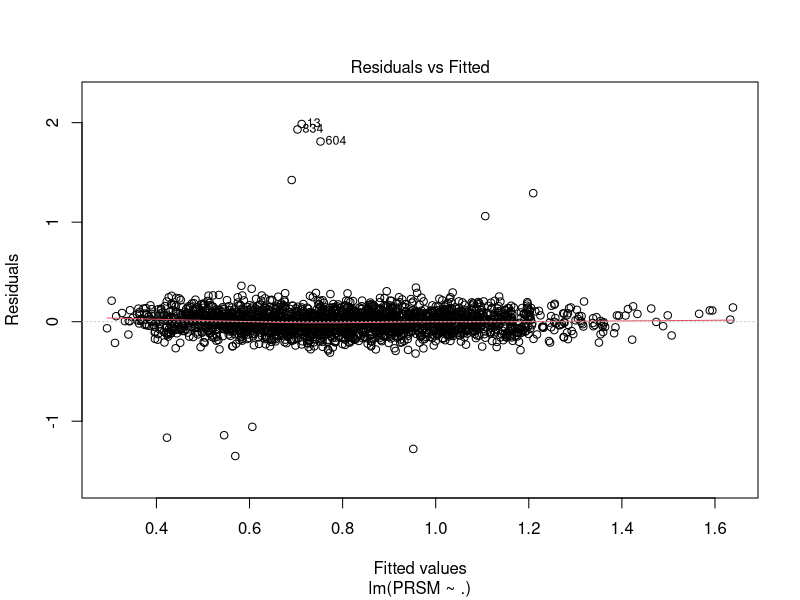
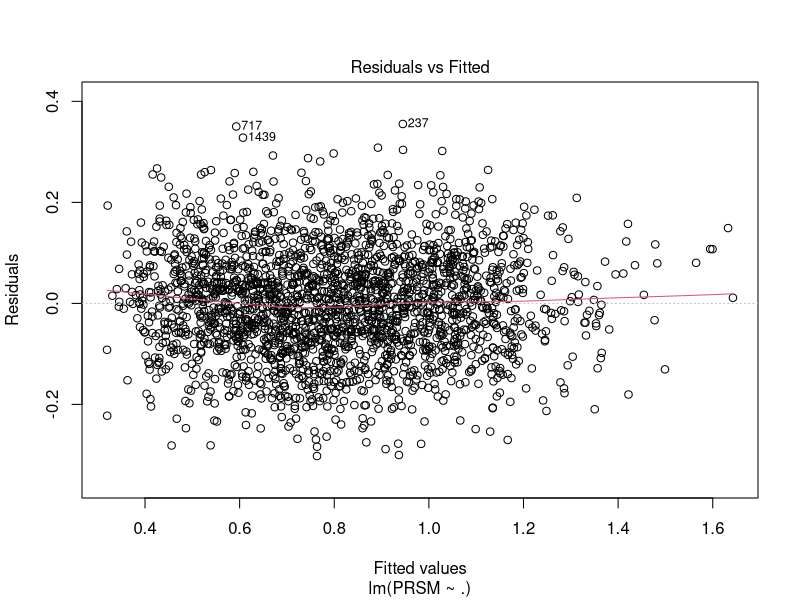
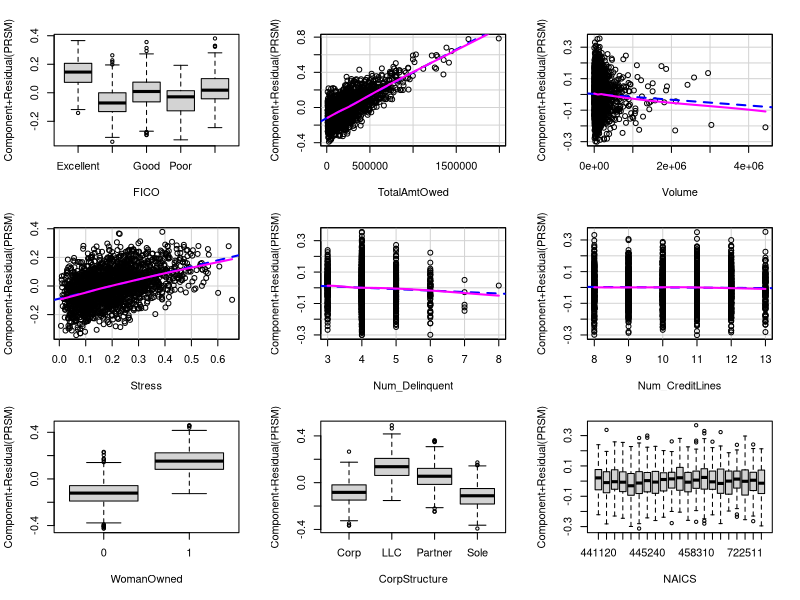
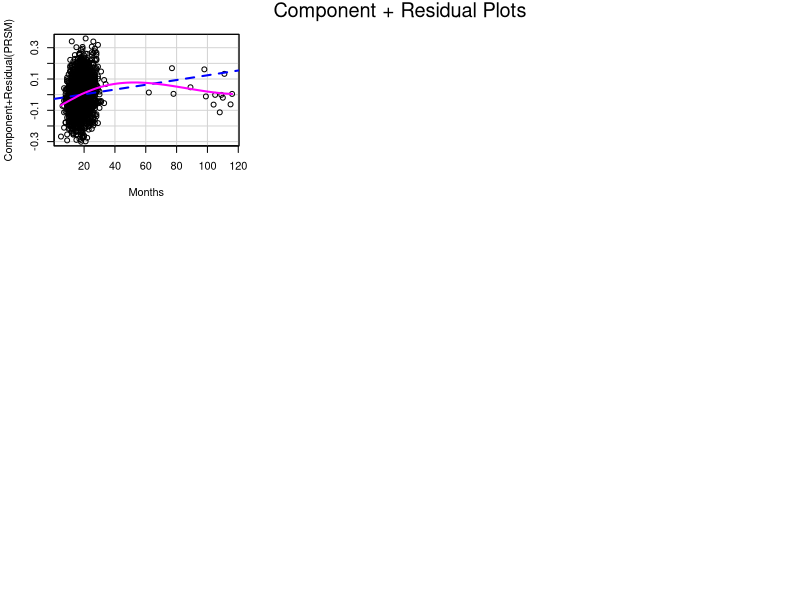
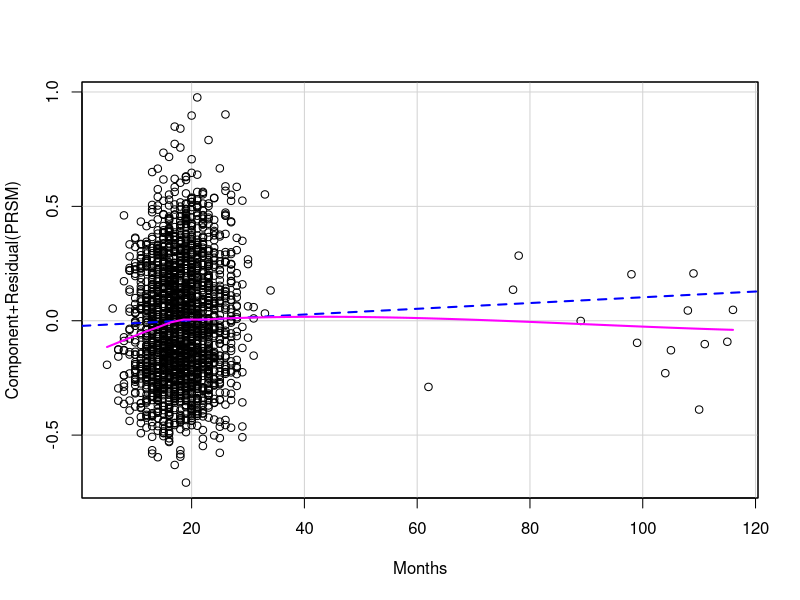

The R script that drew these images, in order:
# rm(list = ls())
# 
# # install the environment 
# library(tidyverse)
# library(caret)
# library(car)
# 
# # read the data
# installment2_id01 = read.csv("installment2_id01.csv")
# 
# # make NAICS, WomanOwned, FICO categorical variables
# 
# installment2_id01 = installment2_id01 %>%
#   mutate(NAICS = as.factor(NAICS),
#          WomanOwned = as.factor(WomanOwned),
#          CorpStructure = as.factor(CorpStructure),
#          FICO = case_when(
#            (300 <= FICO)&(FICO <= 579) ~ "Poor",
#            (580 <= FICO)&(FICO <= 669) ~ "Fair",
#            (670 <= FICO)&(FICO <= 739) ~ "Good",
#            (740 <= FICO)&(FICO <= 799) ~ "Very Good",
#            (800 <= FICO)&(FICO <= 850) ~ "Excellent",
#          ))
# 
# model_rm_outliers = lm(PRSM ~. , data = installment2_id01)
# installment2_id01$residual=residuals(model_rm_outliers)
# plot(model_rm_outliers,1)
# 
# # remove 11 outliers observed in the plot (abs(residual)>=1)
# installment2_id01 = installment2_id01 %>% 
#   filter(abs(residual)<=1) %>% 
#   dplyr::select(-residual) 
# 
# # TODO: remove after certain months
# 
# installment2_id01 = installment2_id01 %>% 
#   filter(abs(Months)<=60)
# 
# # numeric: TotalAmtOwed, Volume, Stress, Num_Delinquent, Num_CreditLines, Months
# 
# plot(installment2_id01$PRSM, installment2_id01$TotalAmtOwed); lines(lowess(installment2_id01$PRSM, installment2_id01$TotalAmtOwed))
# plot(installment2_id01$PRSM, installment2_id01$Volume)
# plot(installment2_id01$PRSM, installment2_id01$Stress)
# plot(installment2_id01$PRSM, installment2_id01$Num_Delinquent)
# plot(installment2_id01$PRSM, installment2_id01$Num_CreditLines)
# plot(installment2_id01$PRSM, installment2_id01$Months)
# 
# model_total = lm(PRSM ~ TotalAmtOwed, data = installment2_id01)
# plot(installment2_id01$TotalAmtOwed, residuals(model_total),
#      xlab = "TotalAmtOwed", ylab = "Residuals") +
# lines(lowess(installment2_id01$TotalAmtOwed, residuals(model_total))) +
# abline(h = 0, lty = 2)
# 
# model_volume = lm(PRSM ~ Volume, data = installment2_id01)
# plot(installment2_id01$Volume, residuals(model_volume),
#      xlab = "Volume", ylab = "Residuals") + 
#   lines(lowess(installment2_id01$Volume, residuals(model_volume))) +
#   abline(h = 0, lty = 2)
# 
# model_Stress = lm(PRSM ~ Stress, data = installment2_id01)
# plot(installment2_id01$Stress, residuals(model_Stress),
#      xlab = "Stress", ylab = "Residuals") +
# lines(lowess(installment2_id01$Stress, residuals(model_Stress))) +
# abline(h = 0, lty = 2)
# 
# model_Num_Delinquent = lm(PRSM ~ (Num_Delinquent), data = installment2_id01)
# plot(installment2_id01$Num_Delinquent, residuals(model_Num_Delinquent),
#      xlab = "Num_Delinquent", ylab = "Residuals") +
#   lines(lowess(installment2_id01$Num_Delinquent, residuals(model_Num_Delinquent))) +
#   abline(h = 0, lty = 2)
# 
# model_Num_CreditLines = lm(PRSM ~ Num_CreditLines, data = installment2_id01)
# plot(installment2_id01$Num_CreditLines, residuals(model_Num_CreditLines),
#      xlab = "Num_CreditLines", ylab = "Residuals") +
#   lines(lowess(installment2_id01$Num_CreditLines, residuals(model_Num_CreditLines))) +
#   abline(h = 0, lty = 2)
# 
# model_Months = lm(PRSM ~ Months, data = installment2_id01)
# plot(installment2_id01$Months, residuals(model_Months),
#      xlab = "Months", ylab = "Residuals") +
#   lines(lowess(installment2_id01$Months, residuals(model_Months))) +
#   abline(h = 0, lty = 2)
# 
# # model_0: Original model ####
# 
# model_0 = lm(PRSM ~. , data = installment2_id01)
# summary(model_0)
# 
# # FICOFair, FICOGood, FICoPoor, FICOVery Good, TotalAmtOwed, Stress, WomanOwned1,
# # CorpStructureLLC, CorpStructurePartner, CorpStructureSole, NAICS445131, Months are statistically significant (ss)
# 
# # FICOFair, FICOGood, FICoPoor, FICOVery Good, Stress, WomanOwned1, 
# # CorpStructureLLC, CorpStructurePartner, CorpStructureSole, NAICS445131, Months are discernible
# 
# ## Cross Validation ####
# 
# cv10 = trainControl(method = "cv", number = 10)
# model_0_cv = train(PRSM ~. , data = installment2_id01, method ="lm", trControl =cv10)
# print(model_0_cv) # RMSE: 0.1031926       
# 
# # model_1: Model with p_delinquent ####
# 
# installment2_id01_1 = installment2_id01 %>% 
#   mutate(p_delinquent = Num_Delinquent/Num_CreditLines)
# # p_delinquent is not ss.
# 
# model_1 = lm(PRSM ~. - Num_Delinquent - Num_CreditLines, data = installment2_id01_1)
# summary(model_1)
# 
# ## Cross Validation ####
# 
# model_1_cv = train(PRSM ~. - Num_Delinquent - Num_CreditLines, data = installment2_id01_1, method ="lm", trControl =cv10)
# print(model_1_cv) # RMSE: 0.1033768        
# 
# # model_2: Model with corpstructure & months interaction ####
# 
# model_2 = lm(PRSM ~ FICO + TotalAmtOwed + Volume + Stress + Num_Delinquent + Num_CreditLines + WomanOwned + CorpStructure*Months + NAICS, data = installment2_id01)
# summary(model_2)
# 
# ## Cross Validation ####
# 
# model_2_cv = train(PRSM ~ FICO + TotalAmtOwed + Volume + Stress + Num_Delinquent + Num_CreditLines + WomanOwned + CorpStructure*Months + NAICS, data = installment2_id01, method ="lm", trControl =cv10)
# print(model_2_cv) # RMSE: 0.1029841           
# 
# # model_3: Model with raw FICO score ####
# 
# installment2_id01_2 = read.csv("installment2_id01.csv") %>%
#   mutate(NAICS = as.factor(NAICS),
#          WomanOwned = as.factor(WomanOwned),
#          CorpStructure = as.factor(CorpStructure))
# model_rm_outliers = lm(PRSM ~. , data = installment2_id01_2)
# installment2_id01_2$residual=residuals(model_rm_outliers)
# 
# # remove 11 outliers observed in the plot (abs(residual)>=1)
# installment2_id01_2 = installment2_id01_2 %>% 
#   filter(abs(residual)<=1) %>% 
#   select(-residual) 
# 
# # remove after certain months
# model_rm_long_months = lm(PRSM ~ Months, data = installment2_id01_2)
# plot(model_rm_long_months,1)
# installment2_id01_2$fitted=fitted.values(model_rm_long_months)
# installment2_id01_2 = installment2_id01_2 %>% 
#   filter(abs(fitted)<=0.84) %>% 
#   select(-fitted) 
# 
# model_3 = lm(PRSM ~. , data = installment2_id01_2)
# summary(model_3)
# 
# ## Cross Validation ####
# 
# model_3_cv = train(PRSM ~. , data = installment2_id01_2, method ="lm", trControl =cv10)
# print(model_3_cv) # RMSE: 0.1063085     
# 
# # model_4: Model with corpstructure & months interaction + raw fico score ####
# 
# model_4 = lm(PRSM ~ FICO + TotalAmtOwed + Volume + Stress + Num_Delinquent + Num_CreditLines + WomanOwned + CorpStructure*Months + NAICS , data = installment2_id01_2)
# summary(model_4)
# 
# ## Cross Validation ####
# 
# model_4_cv = train(PRSM ~ FICO + TotalAmtOwed + Volume + Stress + Num_Delinquent + Num_CreditLines + WomanOwned + CorpStructure*Months + NAICS , data = installment2_id01_2, method ="lm", trControl =cv10)
# print(model_4_cv) # RMSE: 0.1056763  
# 
# # model_5: Model with corpstructure & months interaction + transforming totalamtowed cube ####
# 
# model_5 = lm(PRSM ~ FICO + I(TotalAmtOwed^(1/2)) + Volume + Stress + Num_Delinquent + Num_CreditLines + WomanOwned + CorpStructure*Months + NAICS, data = installment2_id01)
# summary(model_5)
# 
# ## Cross Validation ####
# 
# model_5_cv = train(PRSM ~ FICO + I(TotalAmtOwed^(1/2)) + Volume + Stress + Num_Delinquent + Num_CreditLines + WomanOwned + CorpStructure*Months + NAICS, data = installment2_id01, method ="lm", trControl =cv10)
# print(model_5_cv) # RMSE: 0.1071255      
# 
# # model_6: Model with corpstructure & months interaction + transforming totalamtowed & volume ####
# 
# model_6 = lm(PRSM ~ FICO + I(TotalAmtOwed^(0.5)) + I(Volume^(1/3)) + Stress + Num_Delinquent + Num_CreditLines + WomanOwned + CorpStructure*Months + NAICS, data = installment2_id01)
# summary(model_6)
# 
# ## Cross Validation ####
# 
# model_6_cv = train(PRSM ~ FICO + I(TotalAmtOwed^(0.5)) + I(Volume^(1/3)) + Stress + Num_Delinquent + Num_CreditLines + WomanOwned + CorpStructure*Months + NAICS, data = installment2_id01, method ="lm", trControl =cv10)
# print(model_6_cv) # RMSE: 0.1067479      
# 
# # model_7: Model with corpstructure & months interaction + remove ####
# 
# model_7 = lm(PRSM ~ FICO + TotalAmtOwed + Stress + WomanOwned + CorpStructure*Months + NAICS, data = installment2_id01)
# summary(model_7)
# 
# ## Cross Validation ####
# 
# model_7_cv = train(PRSM ~ FICO + TotalAmtOwed + I(Stress^0.5) + WomanOwned + CorpStructure*Months + NAICS, data = installment2_id01, method ="lm", trControl =cv10)
# print(model_7_cv) # RMSE: 0.1029772           
# 
# # model_8: Model with corpstructure & months interaction + transforming totalamtowed & removing volume and NAICS ####
# 
# model_8 = lm(PRSM ~ FICO + Stress + I(8*TotalAmtOwed) + WomanOwned + CorpStructure*Months, data = installment2_id01)
# summary(model_8)
# 
# ## Cross Validation ####
# 
# model_8_cv = train(PRSM ~ FICO + Stress + I(8*TotalAmtOwed) + WomanOwned + CorpStructure*Months, data = installment2_id01, method ="lm", trControl =cv10)
# print(model_8_cv) # RMSE: 0.1028501           
# 
# 
# # boxTidwell (transform)
# ?boxTidwell()
# # Evaluation 1 
# 
# evaluation_data = read_csv(file = "installment2_evaluation_data.csv")
# # here: do any necessary transformation or create any additional needed predictors
#  
# evaluation_data = evaluation_data %>%
#   mutate(NAICS = as.factor(NAICS),
#          WomanOwned = as.factor(WomanOwned),
#          CorpStructure = as.factor(CorpStructure),
#          FICO = case_when(
#            (300 <= FICO)&(FICO <= 579) ~ "Poor",
#            (580 <= FICO)&(FICO <= 669) ~ "Fair",
#            (670 <= FICO)&(FICO <= 739) ~ "Good",
#            (740 <= FICO)&(FICO <= 799) ~ "Very Good",
#            (800 <= FICO)&(FICO <= 850) ~ "Excellent",
#          ))
# 
# summary(installment2_id01$PRSM)


library(dplyr)
library(ModelMetrics)
library(MASS)
library(car)
library(caret)
library(glmnet)
library(ggplot2)

installment2_id01 <- read.csv("installment2_id01.csv")
str(installment2_id01)
summary(installment2_id01)

# make NAICS, WomanOwned, FICO categorical variables

installment2_id01 = installment2_id01 %>%
  mutate(NAICS = as.factor(substr(NAICS, 1, 6)), # TODO: talk about simplifying
         WomanOwned = as.factor(WomanOwned),
         FICO = case_when(
           (300 <= FICO)&(FICO <= 579) ~ "Poor",
           (580 <= FICO)&(FICO <= 669) ~ "Fair",
           (670 <= FICO)&(FICO <= 739) ~ "Good",
           (740 <= FICO)&(FICO <= 799) ~ "Very Good",
           (800 <= FICO)&(FICO <= 850) ~ "Excellent",
         ))

fullmodel <- lm(PRSM ~., data = installment2_id01)
plot(fullmodel,1)
installment2_id01$residual=residuals(fullmodel)

# remove 11 outliers observed in the plot (abs(residual)>=1)
installment2_id01_clean = installment2_id01 %>% 
  filter(abs(residual)<=1) %>% 
  dplyr::select(-residual) # clean data (use this!!)

model_clean = lm(PRSM ~. , data = installment2_id01_clean) 
plot(model_clean,1) # these look much better! but perhaps discuss different outlier removal techniques

summary(model_clean)


# Months seems to need transformation
crPlots(model_clean) 

# this matches hint 1 of the assignment
crPlots(lm(PRSM ~ Months, data = installment2_id01_clean))

# Transform Months Model
boxTidwell(PRSM ~ TotalAmtOwed + Volume + Stress + Num_Delinquent + Num_CreditLines + Months,
           data = installment2_id01_clean)

transformed_model <- lm(PRSM ~ . - Months + I(Months^(-1.19487)),
                        data = installment2_id01_clean)

summary(transformed_model)
rmse(transformed_model$fitted.values, installment2_id01_clean$PRSM) # 0.1018195


# Step Model
step_model <- step(transformed_model, trace = 0, direction = "both")
summary(step_model)
# Step Model removed NAICS, Num_Delinquent, and Num_CreditLines
rmse(step_model$fitted.values, installment2_id01_clean$PRSM) # RMSE = 0.1025071


# 10-fold Cross-Validation
cv10 = trainControl(method = "cv", number = 10)
model_cv = train(PRSM ~ FICO + TotalAmtOwed + Volume + Stress + WomanOwned + 
                   CorpStructure + I(Months^(-1.19487)), data = installment2_id01_clean, 
                 method ="lm", trControl =cv10) # RMSE = 0.1031503
summary(model_cv)

# Volume is not significant (remove later)



# Find interactions using LASSO
installment2_id01_clean$Months_transformed =
  (installment2_id01_clean$Months)^(-1.19487)
x <- model.matrix(PRSM ~ .^2, 
                  data = installment2_id01_clean[,c("PRSM", "FICO",
                                                    "TotalAmtOwed","Stress",
                                                    "WomanOwned", "CorpStructure",
                                                    "Months_transformed")])[, -1]
y <- installment2_id01_clean$PRSM
cv_lasso_interactions <- cv.glmnet(x, y, alpha = 1, nfolds = 10)

best_lambda <- cv_lasso_interactions$lambda.min
lasso_coeffs <- coef(cv_lasso_interactions, s = best_lambda)

threshold <- 0.001
significant_terms <- lasso_coeffs[abs(lasso_coeffs[,1]) > threshold, , drop = FALSE]
print(significant_terms)

# potential interactions: FICO:Stress, FICO:WomanOwned, FICO:CorpStructure, FICO:Months_transformed, Stress:WomanOwned, Stress:CorpStructure, WomanOwned:CorpStructure, WomanOwned:Months_transformed, CorpStructure:Months_transformed

interact_model = lm(PRSM ~. + FICO:Stress + FICO:WomanOwned + FICO:CorpStructure 
                    + FICO:Months_transformed + Stress:WomanOwned 
                    + Stress:CorpStructure + WomanOwned:CorpStructure 
                    + WomanOwned:Months_transformed + CorpStructure:Months_transformed
                    , data = installment2_id01_clean[,c("PRSM", "FICO",
                                                        "TotalAmtOwed","Stress",
                                                        "WomanOwned", "CorpStructure",
                                                        "Months_transformed")])
summary(interact_model)
step_interact_model = step(interact_model, trace = 0, direction = "both")
summary(step_interact_model)
# Step Model removed NAICS, Num_Delinquent, and Num_CreditLines
rmse(step_interact_model$fitted.values, installment2_id01_clean$PRSM) # RMSE = 0.09830548